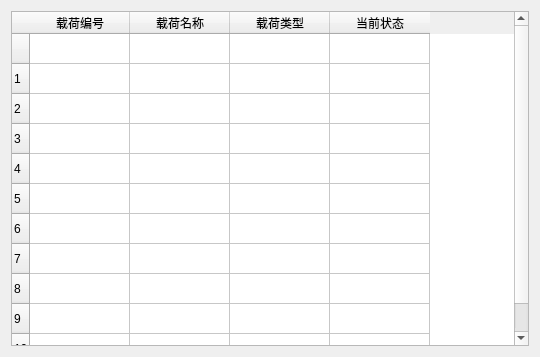
<?xml version="1.0" encoding="UTF-8"?>
<ui version="4.0">
 <class>LoadequipListWidget</class>
 <widget class="QWidget" name="LoadequipListWidget">
  <property name="geometry">
   <rect>
    <x>0</x>
    <y>0</y>
    <width>540</width>
    <height>357</height>
   </rect>
  </property>
  <property name="windowTitle">
   <string>载荷列表化</string>
  </property>
  <layout class="QVBoxLayout" name="verticalLayout">
   <item>
    <widget class="QTableWidget" name="tableWidget">
     <property name="selectionMode">
      <enum>QAbstractItemView::SingleSelection</enum>
     </property>
     <property name="selectionBehavior">
      <enum>QAbstractItemView::SelectRows</enum>
     </property>
     <property name="textElideMode">
      <enum>Qt::ElideNone</enum>
     </property>
     <row>
      <property name="text">
       <string/>
      </property>
     </row>
     <row>
      <property name="text">
       <string>1</string>
      </property>
     </row>
     <row>
      <property name="text">
       <string>2</string>
      </property>
     </row>
     <row>
      <property name="text">
       <string>3</string>
      </property>
     </row>
     <row>
      <property name="text">
       <string>4</string>
      </property>
     </row>
     <row>
      <property name="text">
       <string>5</string>
      </property>
     </row>
     <row>
      <property name="text">
       <string>6</string>
      </property>
     </row>
     <row>
      <property name="text">
       <string>7</string>
      </property>
     </row>
     <row>
      <property name="text">
       <string>8</string>
      </property>
     </row>
     <row>
      <property name="text">
       <string>9</string>
      </property>
     </row>
     <row>
      <property name="text">
       <string>10</string>
      </property>
     </row>
     <column>
      <property name="text">
       <string>载荷编号</string>
      </property>
     </column>
     <column>
      <property name="text">
       <string>载荷名称</string>
      </property>
     </column>
     <column>
      <property name="text">
       <string>载荷类型</string>
      </property>
     </column>
     <column>
      <property name="text">
       <string>当前状态</string>
      </property>
     </column>
    </widget>
   </item>
  </layout>
 </widget>
 <resources/>
 <connections/>
</ui>
